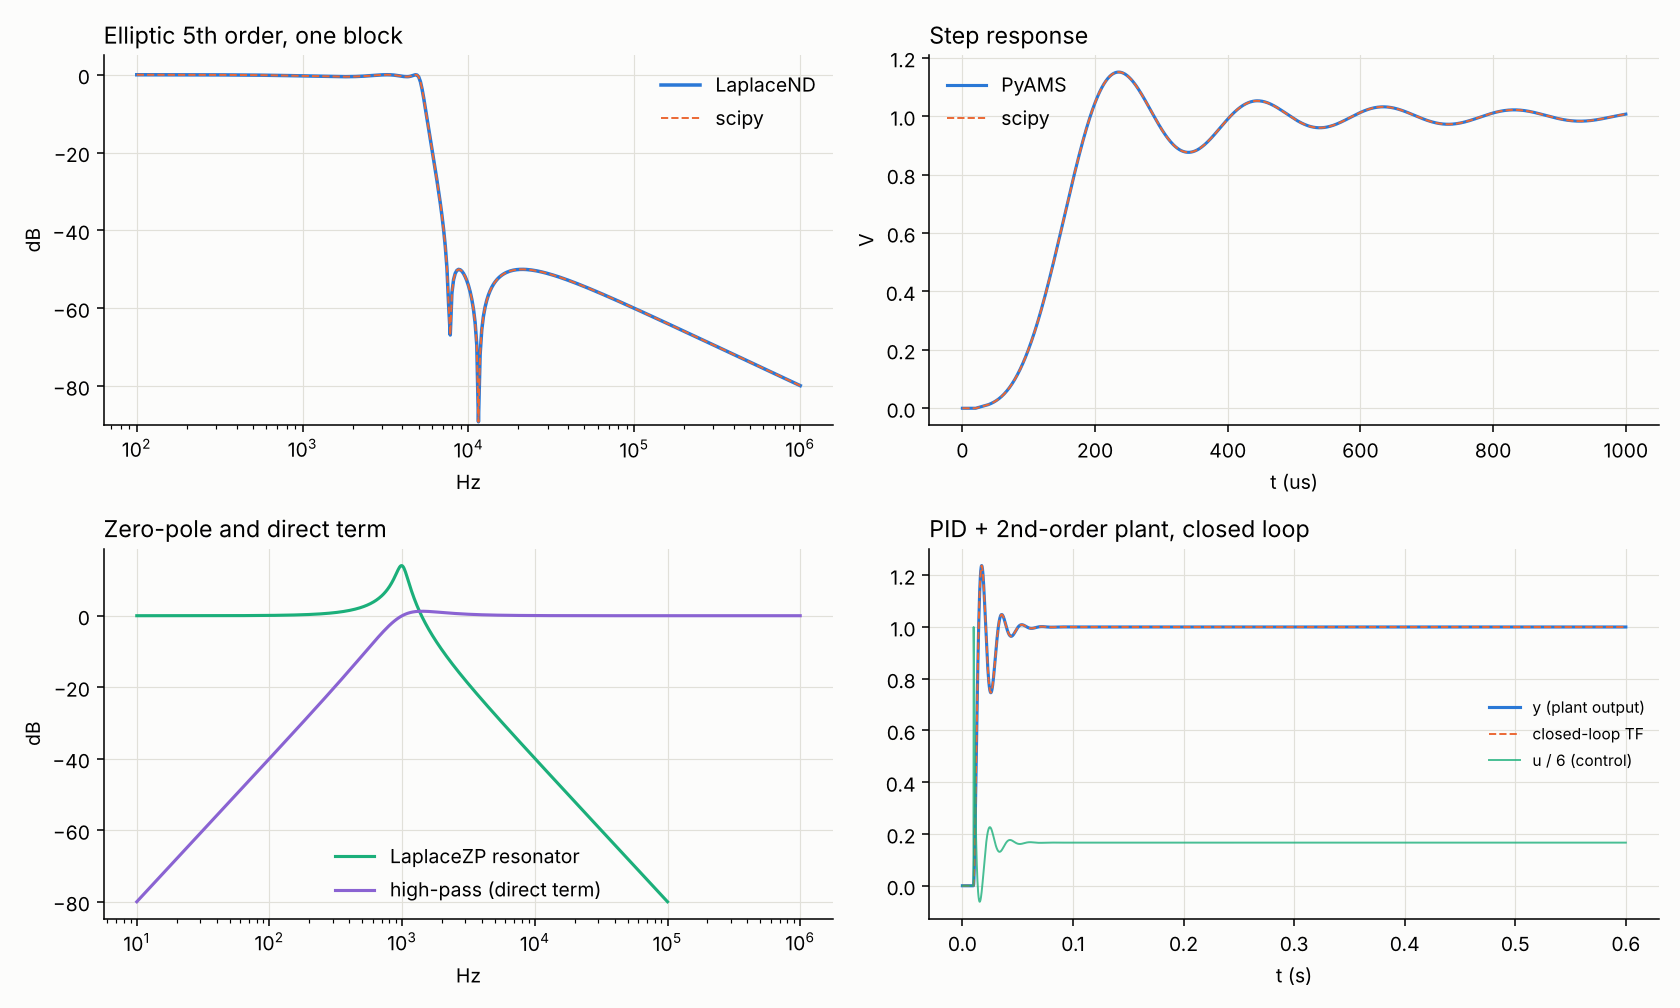

Source code (Python):
# Laplace transfer-function blocks: LaplaceND (numerator / denominator) and LaplaceZP (zeros / poles)
#   1) 5th-order elliptic low-pass as ONE block: AC response and step response vs scipy
#   2) LaplaceZP resonator, a block with a direct term (high-pass) and DC-gain checks
#   3) PID controller + 2nd-order plant in a closed loop (VCVS makes the error) vs the closed-loop transfer function
import numpy as np
import matplotlib; matplotlib.use("Agg")
import matplotlib.pyplot as plt
from scipy import signal
from pyams.lib import circuit
from pyams.models import LaplaceND, LaplaceZP, ACVoltage, PWLVoltage, VCVS, DCVoltage, Resistor, Capacitor

# ---------------------------------------------------------------- 1) elliptic filter
b, a = signal.ellip(5, 0.5, 50, 2 * np.pi * 5e3, btype="low", analog=True)
V = ACVoltage("in", "0"); H = LaplaceND("in", "0", "out", "0", num=b, den=a)
c = circuit(); c.addElements({"V": V, "H": H}); c.setOutPuts("out")
c.analysis(mode="ac", start=100, stop=1e6, step=100)
ac = c.run(); f = ac["freq"]
_, href = signal.freqs(b, a, 2 * np.pi * f)
print("1) elliptic: max |H_sim - H_scipy| over AC = %.2e   (poles: %d, zeros: %d)" % (np.max(np.abs(ac["out"] - href)), len(H.poles()), len(H.zeros())))

Vs = PWLVoltage("in", "0", points="0 0, 20u 0, 20.001u 1, 1 1")      # 1 V step at 20 us
H2 = LaplaceND("in", "0", "out", "0", num=b, den=a)
c = circuit(); c.addElements({"V": Vs, "H": H2}); c.setOutPuts("out")
c.analysis(mode="tran", start=0, stop=1e-3, step=1e-6, adaptive=True, max_step=2e-6, order=2, lte=1e-5)
tr = c.run(); t = np.array(tr["time"]); y = np.array(tr["out"])
ts, ys = signal.step((b, a), T=np.linspace(0, 1e-3 - 20e-6, 4000))
yref = np.interp(t - 20e-6, ts, ys, left=0)
print("   step response: max |y_sim - y_scipy| = %.2e V" % np.max(np.abs(y - yref)[t > 22e-6]))

# ---------------------------------------------------------------- 2) zero-pole, direct term, DC gain
w0, zeta = 2 * np.pi * 1e3, 0.1
Z = LaplaceZP("in", "0", "out", "0")
Z.setPoles([w0 * (-zeta + 1j * np.sqrt(1 - zeta**2)), w0 * (-zeta - 1j * np.sqrt(1 - zeta**2))]); Z.setDcGain(1.0)
Vz = ACVoltage("in", "0")
c = circuit(); c.addElements({"V": Vz, "Z": Z}); c.setOutPuts("out")
c.analysis(mode="ac", start=10, stop=1e5, step=200); rz = c.run(); fz = rz["freq"]; s = 2j * np.pi * fz
hz = w0**2 / (s**2 + 2 * zeta * w0 * s + w0**2)
print("2) LaplaceZP resonator: max AC error %.2e;  |H| peak = %.3f (1/(2 zeta) = %.3f)" % (np.max(np.abs(rz["out"] - hz)), np.abs(rz["out"]).max(), 1 / (2 * zeta)))

Hp = LaplaceND("in", "0", "out", "0", num=[1, 0, 0], den=[1, 2 * np.pi * 1e3, (2 * np.pi * 1e3) ** 2])   # s^2 / (...)  deg N = deg D
c = circuit(); c.addElements({"V": ACVoltage("in", "0"), "H": Hp}); c.setOutPuts("out")
c.analysis(mode="ac", start=10, stop=1e6, step=50); rh = c.run(); s = 2j * np.pi * rh["freq"]
print("   high-pass with direct term: max AC error %.2e,  |H(1 MHz)| = %.4f (-> 1)" % (np.max(np.abs(rh["out"] - s**2 / (s**2 + 2 * np.pi * 1e3 * s + (2 * np.pi * 1e3)**2))), abs(rh["out"][-1])))

Hd = LaplaceND("in", "0", "out", "0", num=[3e6], den=[1, 2e3, 1e6])
c = circuit(); Vd = DCVoltage("in", "0"); Vd.setParams("Vdc=2"); c.addElements({"V": Vd, "H": Hd}); c.setOutPuts("out")
c.analysis(mode="dc", start=0, stop=1, step=1); print("   DC operating point: 3e6/(s^2+2e3 s+1e6) with 2 V in -> %.4f V (expected 6)" % c.run()["out"][0])

# ---------------------------------------------------------------- 3) PID + plant, closed loop
wn, zt = 200.0, 0.2                      # plant: wn^2 / (s^2 + 2 zt wn s + wn^2)
Kp, Ki, Kd, tau = 2.0, 300.0, 0.005, 1e-3  # PID with filtered derivative: Kp + Ki/s + Kd s / (tau s + 1)
num_c = [Kp * tau + Kd, Kp + Ki * tau, Ki]; den_c = [tau, 1.0, 0.0]
num_p = [wn**2]; den_p = [1.0, 2 * zt * wn, wn**2]
r = PWLVoltage("r", "0", points="0 0, 10m 0, 10.001m 1, 10 1")
err = VCVS("err", "0", "r", "y"); err.setParams("Gain=1")
pid = LaplaceND("err", "0", "u", "0", num=num_c, den=den_c)
plant = LaplaceND("u", "0", "y", "0", num=num_p, den=den_p)
c = circuit(); c.addElements({"R": r, "E": err, "C": pid, "P": plant}); c.setOutPuts("y", "u")
c.analysis(mode="tran", start=0, stop=0.6, step=0.2e-3, adaptive=True, max_step=0.5e-3, order=2, lte=1e-5)
rp = c.run(); t3 = np.array(rp["time"]); y3 = np.array(rp["y"]); u3 = np.array(rp["u"])
# closed-loop reference:  T = CG / (1 + CG)
n_ol = np.polymul(num_c, num_p); d_ol = np.polymul(den_c, den_p)
n_cl, d_cl = n_ol, np.polyadd(d_ol, n_ol)
print("3) closed-loop poles (rad/s):", np.round(np.roots(d_cl), 1))
tt, yy = signal.step((n_cl, d_cl), T=np.linspace(0, 0.6 - 10e-3, 20000))
yref3 = np.interp(t3 - 10e-3, tt, yy, left=0)
m = t3 > 10.1e-3
print("   PID loop: max |y_sim - y_ref| = %.2e (of 1 V);  overshoot %.1f %%,  y(0.6 s) = %.4f" % (np.max(np.abs(y3 - yref3)[m]), 100 * (y3.max() - 1), y3[-1]))

# ---------------------------------------------------------------- figure
ink = "#0b0b0b"; cols = ["#2a78d6", "#eb6834", "#1baf7a", "#8a63d2"]
fig, ax = plt.subplots(2, 2, figsize=(12, 7.2), facecolor="#fcfcfb")
ax[0, 0].semilogx(f, 20 * np.log10(np.abs(ac["out"])), color=cols[0], lw=1.8, label="LaplaceND")
ax[0, 0].semilogx(f, 20 * np.log10(np.abs(href)), "--", color=cols[1], lw=1, label="scipy")
ax[0, 0].set_ylim(-90, 5); ax[0, 0].set_xlabel("Hz"); ax[0, 0].set_ylabel("dB"); ax[0, 0].legend(frameon=False); ax[0, 0].set_title("Elliptic 5th order, one block", loc="left")
ax[0, 1].plot(t * 1e6, y, color=cols[0], lw=1.6, label="PyAMS"); ax[0, 1].plot(t * 1e6, yref, "--", color=cols[1], lw=1, label="scipy")
ax[0, 1].set_xlabel("t (us)"); ax[0, 1].set_ylabel("V"); ax[0, 1].legend(frameon=False); ax[0, 1].set_title("Step response", loc="left")
ax[1, 0].semilogx(fz, 20 * np.log10(np.abs(rz["out"])), color=cols[2], lw=1.6, label="LaplaceZP resonator")
ax[1, 0].semilogx(rh["freq"], 20 * np.log10(np.abs(rh["out"])), color=cols[3], lw=1.6, label="high-pass (direct term)")
ax[1, 0].set_xlabel("Hz"); ax[1, 0].set_ylabel("dB"); ax[1, 0].legend(frameon=False); ax[1, 0].set_title("Zero-pole and direct term", loc="left")
ax[1, 1].plot(t3, y3, color=cols[0], lw=1.6, label="y (plant output)"); ax[1, 1].plot(t3, np.interp(t3 - 10e-3, tt, yy, left=0), "--", color=cols[1], lw=1, label="closed-loop TF")
ax[1, 1].plot(t3, np.clip(u3, -2, 6) / 6, color=cols[2], lw=1, alpha=.8, label="u / 6 (control)")
ax[1, 1].set_xlabel("t (s)"); ax[1, 1].legend(frameon=False, fontsize=8); ax[1, 1].set_title("PID + 2nd-order plant, closed loop", loc="left")
for a_ in ax.ravel():
    a_.set_facecolor("#fcfcfb"); a_.grid(color="#e1e0d9", lw=.6)
    for s_ in ("top", "right"): a_.spines[s_].set_visible(False)
plt.tight_layout(); plt.savefig("laplace_examples.png", dpi=140)
